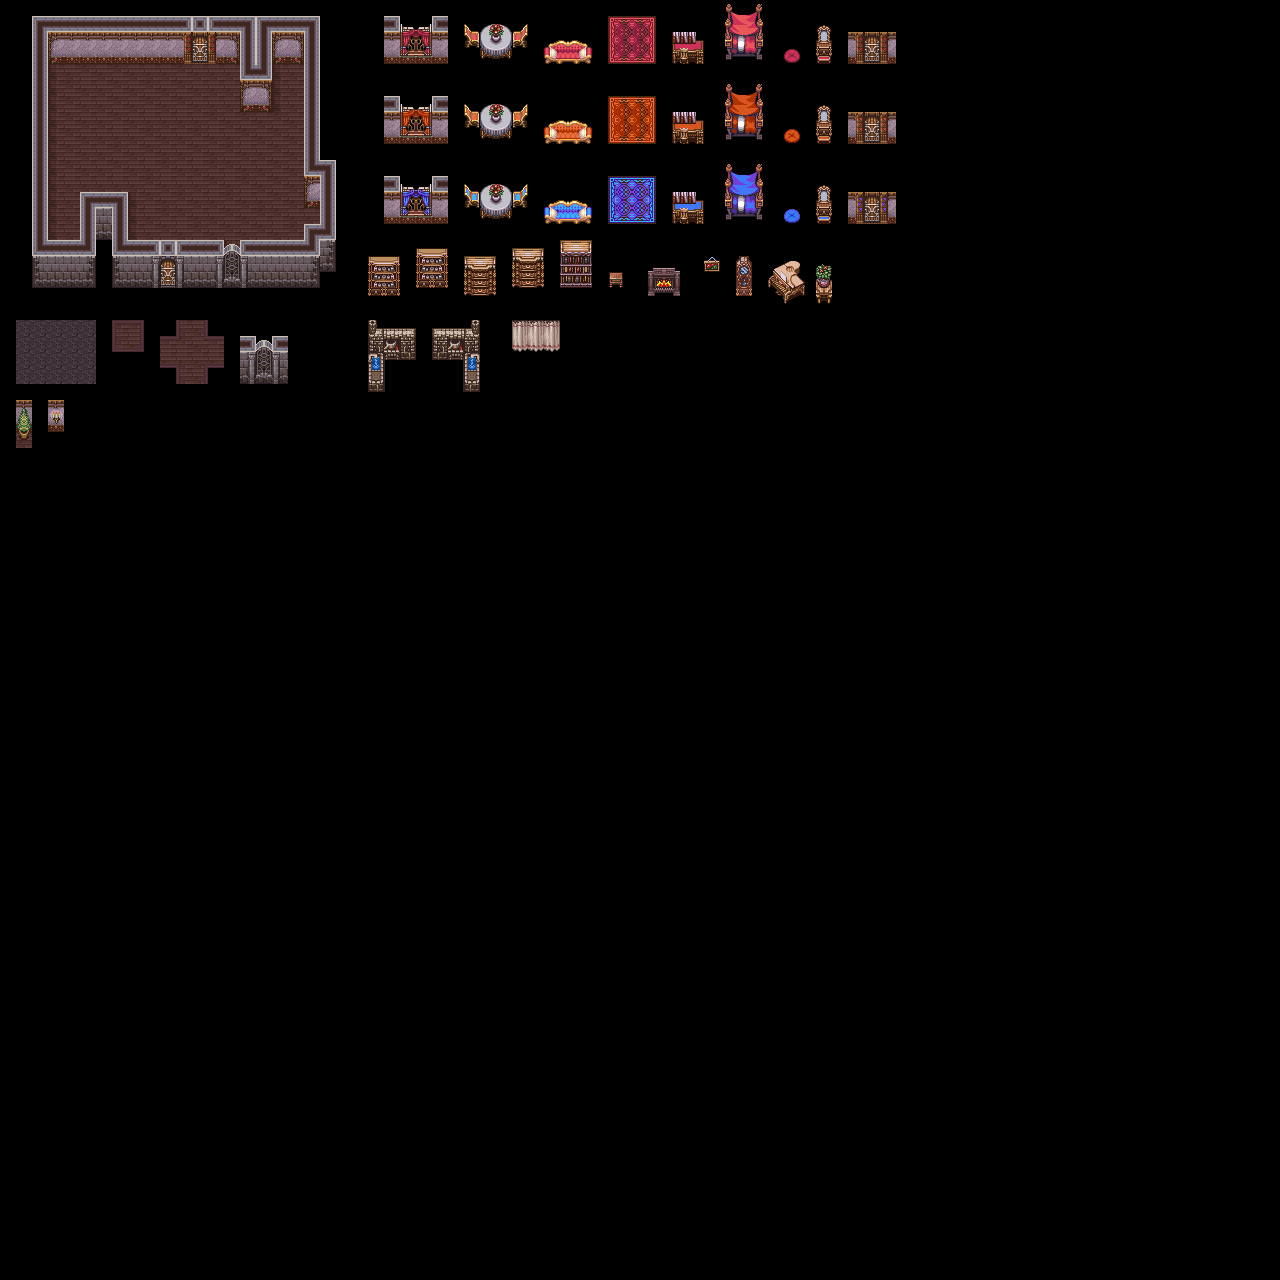

Tiled map render using the project's own tile images. Description and the map definition, with tile-layer contents summarised, below:
An orthogonal 80x80 tile map with 16x16 px tiles, 2 tile layers (Vrstva dlaždic 1, Vrstva dlaždic 2), 38 tilesets.

<map version="1.4" tiledversion="1.4.3" orientation="orthogonal" renderorder="right-down" width="80" height="80" tilewidth="16" tileheight="16" infinite="0" nextlayerid="3" nextobjectid="1">
 <tileset firstgid="1" name="kolej_oranz" tilewidth="16" tileheight="16" tilecount="656" columns="41">
  <image source="kolej_oranz.png" width="656" height="256" />
 </tileset>
 <tileset firstgid="657" name="postel-s-nebesy-pom1-cerv" tilewidth="16" tileheight="16" tilecount="12" columns="3">
  <image source="postel-s-nebesy-pom1-cerv.png" width="48" height="64" />
 </tileset>
 <tileset firstgid="669" name="okno-cerv" tilewidth="16" tileheight="16" tilecount="6" columns="2">
  <image source="okno-cerv.png" width="32" height="48" />
 </tileset>
 <tileset firstgid="675" name="okno-oranz" tilewidth="16" tileheight="16" tilecount="6" columns="2">
  <image source="okno-oranz.png" width="32" height="48" />
 </tileset>
 <tileset firstgid="681" name="okno-modr" tilewidth="16" tileheight="16" tilecount="6" columns="2">
  <image source="okno-modr.png" width="32" height="48" />
 </tileset>
 <tileset firstgid="687" name="stul-zidle-cerv02" tilewidth="16" tileheight="16" tilecount="12" columns="4">
  <image source="stul-zidle-cerv02.png" width="64" height="48" />
 </tileset>
 <tileset firstgid="699" name="stul-zidle-oranz02" tilewidth="16" tileheight="16" tilecount="12" columns="4">
  <image source="stul-zidle-oranz02.png" width="64" height="48" />
 </tileset>
 <tileset firstgid="711" name="stul-zidle-modr02" tilewidth="16" tileheight="16" tilecount="12" columns="4">
  <image source="stul-zidle-modr02.png" width="64" height="48" />
 </tileset>
 <tileset firstgid="723" name="gauc-modr02" tilewidth="16" tileheight="16" tilecount="6" columns="3">
  <image source="gauc-modr02.png" width="48" height="32" />
 </tileset>
 <tileset firstgid="729" name="gauc-oranz02" tilewidth="16" tileheight="16" tilecount="6" columns="3">
  <image source="gauc-oranz02.png" width="48" height="32" />
 </tileset>
 <tileset firstgid="735" name="gauc-cerv02" tilewidth="16" tileheight="16" tilecount="6" columns="3">
  <image source="gauc-cerv02.png" width="48" height="32" />
 </tileset>
 <tileset firstgid="741" name="koberec01-v2-cerv" tilewidth="16" tileheight="16" tilecount="9" columns="3">
  <image source="koberec01-v2-cerv.png" width="48" height="48" />
 </tileset>
 <tileset firstgid="750" name="koberec01-v2-oranz" tilewidth="16" tileheight="16" tilecount="9" columns="3">
  <image source="koberec01-v2-oranz.png" width="48" height="48" />
 </tileset>
 <tileset firstgid="759" name="koberec01-v2-modr" tilewidth="16" tileheight="16" tilecount="9" columns="3">
  <image source="koberec01-v2-modr.png" width="48" height="48" />
 </tileset>
 <tileset firstgid="768" name="psaci-stul-modr-levy" tilewidth="16" tileheight="16" tilecount="4" columns="2">
  <image source="psaci-stul-modr-levy.png" width="32" height="32" />
 </tileset>
 <tileset firstgid="772" name="psaci-stul-oranz-levy" tilewidth="16" tileheight="16" tilecount="4" columns="2">
  <image source="psaci-stul-oranz-levy.png" width="32" height="32" />
 </tileset>
 <tileset firstgid="776" name="psaci-stul-cerv-levy" tilewidth="16" tileheight="16" tilecount="4" columns="2">
  <image source="psaci-stul-cerv-levy.png" width="32" height="32" />
 </tileset>
 <tileset firstgid="780" name="postel-s-nebesy-pom1-oranz" tilewidth="16" tileheight="16" tilecount="12" columns="3">
  <image source="postel-s-nebesy-pom1-oranz.png" width="48" height="64" />
 </tileset>
 <tileset firstgid="792" name="postel-s-nebesy-pom1-modr" tilewidth="16" tileheight="16" tilecount="12" columns="3">
  <image source="postel-s-nebesy-pom1-modr.png" width="48" height="64" />
 </tileset>
 <tileset firstgid="804" name="skrin1" tilewidth="16" tileheight="16" tilecount="6" columns="2">
  <image source="skrin1.png" width="32" height="48" />
 </tileset>
 <tileset firstgid="810" name="skrin2" tilewidth="16" tileheight="16" tilecount="6" columns="2">
  <image source="skrin2.png" width="32" height="48" />
 </tileset>
 <tileset firstgid="816" name="komoda01" tilewidth="16" tileheight="16" tilecount="6" columns="2">
  <image source="komoda01.png" width="32" height="48" />
 </tileset>
 <tileset firstgid="822" name="komoda02" tilewidth="16" tileheight="16" tilecount="6" columns="2">
  <image source="komoda02.png" width="32" height="48" />
 </tileset>
 <tileset firstgid="828" name="knihovna-skrin-z" tilewidth="16" tileheight="16" tilecount="6" columns="2">
  <image source="knihovna-skrin-z.png" width="32" height="48" />
 </tileset>
 <tileset firstgid="834" name="nocni-stolek-inter" tilewidth="16" tileheight="16" tilecount="1" columns="1">
  <image source="nocni-stolek-inter.png" width="16" height="16" />
 </tileset>
 <tileset firstgid="835" name="krb5v3" tilewidth="16" tileheight="16" tilecount="9" columns="3">
  <image source="krb5v3.png" width="48" height="48" />
 </tileset>
 <tileset firstgid="844" name="sed_polstar_modr" tilewidth="16" tileheight="16" tilecount="1" columns="1">
  <image source="sed_polstar_modr.png" width="16" height="16" />
 </tileset>
 <tileset firstgid="845" name="sed_polstar_oranz" tilewidth="16" tileheight="16" tilecount="1" columns="1">
  <image source="sed_polstar_oranz.png" width="16" height="16" />
 </tileset>
 <tileset firstgid="846" name="sed_polstar_cerv" tilewidth="16" tileheight="16" tilecount="1" columns="1">
  <image source="sed_polstar_cerv.png" width="16" height="16" />
 </tileset>
 <tileset firstgid="847" name="obraz" tilewidth="16" tileheight="16" tilecount="1" columns="1">
  <image source="obraz.png" width="16" height="16" />
 </tileset>
 <tileset firstgid="848" name="zed02-BoF2-in" tilewidth="16" tileheight="16" tilecount="30" columns="10">
  <image source="zed02-BoF2-in.png" width="160" height="48" />
 </tileset>
 <tileset firstgid="878" name="tileset-uby-skola" tilewidth="16" tileheight="16" tilecount="6400" columns="80">
  <image source="tileset-uby-skola.png" width="1280" height="1280" />
 </tileset>
 <tileset firstgid="7278" name="hodiny" tilewidth="16" tileheight="16" tilecount="3" columns="1">
  <image source="hodiny.png" width="16" height="48" />
 </tileset>
 <tileset firstgid="7281" name="toalet_stolek" tilewidth="16" tileheight="16" tilecount="3" columns="1">
  <image source="toalet_stolek.png" width="16" height="48" />
 </tileset>
 <tileset firstgid="7284" name="klavir" tilewidth="16" tileheight="16" tilecount="9" columns="3">
  <image source="klavir.png" width="48" height="48" />
 </tileset>
 <tileset firstgid="7293" name="stolek_kvet" tilewidth="16" tileheight="16" tilecount="3" columns="1">
  <image source="stolek_kvet.png" width="16" height="48" />
 </tileset>
 <tileset firstgid="7296" name="nocni-stolek-inter1" tilewidth="16" tileheight="16" tilecount="1" columns="1">
  <image source="nocni-stolek-inter1.png" width="16" height="16" />
 </tileset>
 <tileset firstgid="7297" name="zaves1" tilewidth="16" tileheight="16" tilecount="6" columns="3">
  <image source="../Work-Img-Sprites-items/zaves1.png" width="48" height="32" />
 </tileset>
 <layer id="1" name="Vrstva dlaždic 1" width="80" height="80">
  <data>[6400 cells, 470 non-empty, 94 distinct tile ids]</data>
 </layer>
 <layer id="2" name="Vrstva dlaždic 2" width="80" height="80">
  <data>[6400 cells, 358 non-empty, 356 distinct tile ids]</data>
 </layer>
</map>